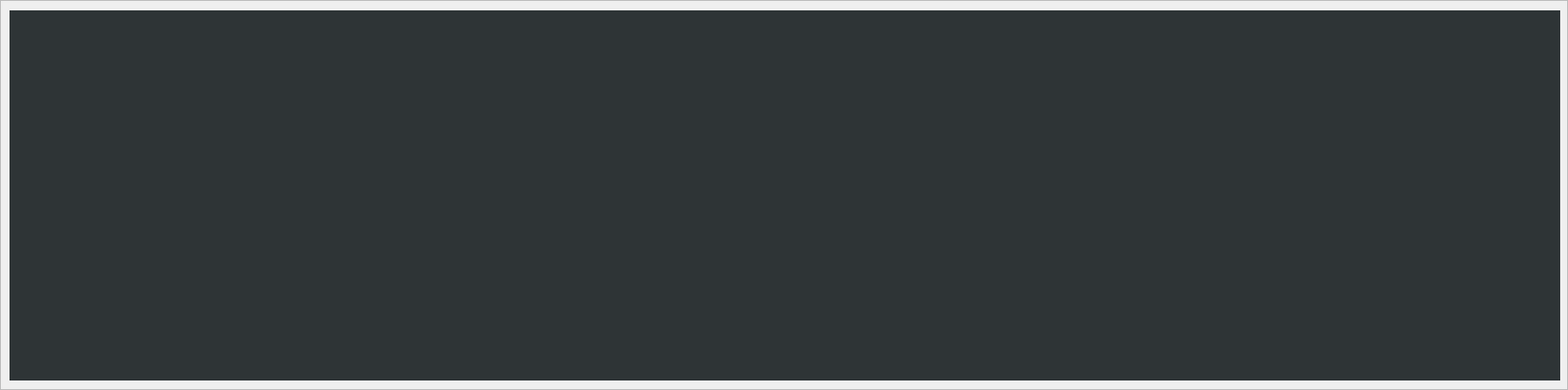
   <widget class="QFrame" name="frame">
    <property name="geometry">
     <rect>
      <x>20</x>
      <y>130</y>
      <width>1811</width>
      <height>451</height>
     </rect>
    </property>
    <property name="frameShape">
     <enum>QFrame::StyledPanel</enum>
    </property>
    <property name="frameShadow">
     <enum>QFrame::Raised</enum>
    </property>
    <widget class="QLabel" name="framePart">
     <property name="geometry">
      <rect>
       <x>11</x>
       <y>12</y>
       <width>1791</width>
       <height>428</height>
      </rect>
     </property>
     <property name="styleSheet">
      <string notr="true">background-color: rgb(46, 52, 54);</string>
     </property>
     <property name="text">
      <string/>
     </property>
     <property name="alignment">
      <set>Qt::AlignCenter</set>
     </property>
    </widget>
    <widget class="QPushButton" name="button_HDResQT">
     <property name="geometry">
      <rect>
       <x>360</x>
       <y>310</y>
       <width>121</width>
       <height>51</height>
      </rect>
     </property>
     <property name="font">
      <font>
       <family>Ubuntu Mono</family>
       <pointsize>15</pointsize>
       <weight>75</weight>
       <italic>false</italic>
       <bold>true</bold>
       <stylestrategy>PreferAntialias</stylestrategy>
      </font>
     </property>
     <property name="autoFillBackground">
      <bool>false</bool>
     </property>
     <property name="styleSheet">
      <string notr="true">color: rgb(238, 238, 236);
background-color: rgb(186, 189, 182);</string>
     </property>
     <property name="text">
      <string>HD Res</string>
     </property>
     <property name="checkable">
      <bool>false</bool>
     </property>
    </widget>
    <widget class="QPushButton" name="kensareset">
     <property name="geometry">
      <rect>
       <x>510</x>
       <y>280</y>
       <width>121</width>
       <height>41</height>
      </rect>
     </property>
     <property name="font">
      <font>
       <family>Ubuntu Mono</family>
       <pointsize>10</pointsize>
       <weight>75</weight>
       <italic>false</italic>
       <bold>true</bold>
       <stylestrategy>PreferAntialias</stylestrategy>
      </font>
     </property>
     <property name="autoFillBackground">
      <bool>false</bool>
     </property>
     <property name="styleSheet">
      <string notr="true">background-color: rgb(245, 121, 0);</string>
     </property>
     <property name="text">
      <string>順番リセット
Order Reset</string>
     </property>
     <property name="checkable">
      <bool>false</bool>
     </property>
    </widget>
    <zorder>kensareset</zorder>
    <zorder>button_HDResQT</zorder>
    <zorder>framePart</zorder>
   </widget>
